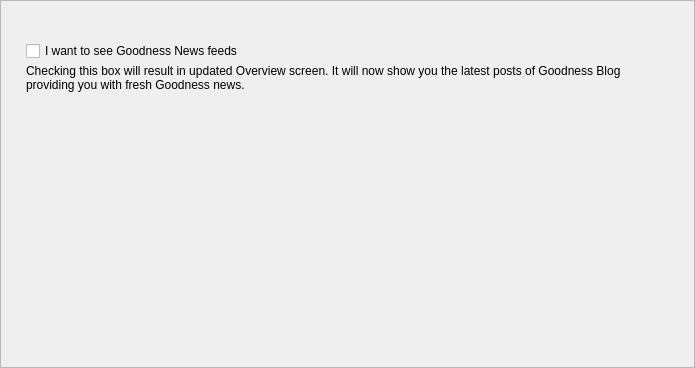
<?xml version="1.0" encoding="UTF-8"?>
<ui version="4.0">
 <class>PrivacyFrame</class>
 <widget class="QFrame" name="PrivacyFrame">
  <property name="geometry">
   <rect>
    <x>0</x>
    <y>0</y>
    <width>695</width>
    <height>368</height>
   </rect>
  </property>
  <property name="windowTitle">
   <string>Frame</string>
  </property>
  <property name="frameShape">
   <enum>QFrame::StyledPanel</enum>
  </property>
  <property name="frameShadow">
   <enum>QFrame::Raised</enum>
  </property>
  <layout class="QVBoxLayout" name="verticalLayout_3">
   <property name="spacing">
    <number>0</number>
   </property>
   <property name="leftMargin">
    <number>25</number>
   </property>
   <property name="topMargin">
    <number>40</number>
   </property>
   <property name="rightMargin">
    <number>49</number>
   </property>
   <item>
    <widget class="QWidget" name="widget_2" native="true">
     <property name="sizePolicy">
      <sizepolicy hsizetype="Preferred" vsizetype="Fixed">
       <horstretch>0</horstretch>
       <verstretch>0</verstretch>
      </sizepolicy>
     </property>
     <property name="minimumSize">
      <size>
       <width>0</width>
       <height>70</height>
      </size>
     </property>
     <property name="maximumSize">
      <size>
       <width>16777215</width>
       <height>70</height>
      </size>
     </property>
     <layout class="QVBoxLayout" name="verticalLayout_2" stretch="0,1">
      <property name="spacing">
       <number>3</number>
      </property>
      <property name="leftMargin">
       <number>0</number>
      </property>
      <property name="topMargin">
       <number>0</number>
      </property>
      <property name="rightMargin">
       <number>0</number>
      </property>
      <property name="bottomMargin">
       <number>0</number>
      </property>
      <item>
       <widget class="QCheckBox" name="m_newsCheck">
        <property name="enabled">
         <bool>true</bool>
        </property>
        <property name="text">
         <string>I want to see Goodness News feeds</string>
        </property>
        <property name="checked">
         <bool>false</bool>
        </property>
       </widget>
      </item>
      <item alignment="Qt::AlignTop">
       <widget class="WalletGui::WalletSmallGrayTextLabel" name="m_embeddedHelperLabel">
        <property name="text">
         <string>Checking this box will result in updated Overview screen. It will now show you the latest posts of Goodness Blog providing you with fresh Goodness news.</string>
        </property>
        <property name="alignment">
         <set>Qt::AlignLeading|Qt::AlignLeft|Qt::AlignTop</set>
        </property>
        <property name="wordWrap">
         <bool>true</bool>
        </property>
        <property name="indent">
         <number>0</number>
        </property>
       </widget>
      </item>
     </layout>
    </widget>
   </item>
   <item>
    <spacer name="verticalSpacer">
     <property name="orientation">
      <enum>Qt::Vertical</enum>
     </property>
     <property name="sizeHint" stdset="0">
      <size>
       <width>20</width>
       <height>171</height>
      </size>
     </property>
    </spacer>
   </item>
  </layout>
 </widget>
 <customwidgets>
  <customwidget>
   <class>WalletGui::WalletSmallGrayTextLabel</class>
   <extends>QLabel</extends>
   <header>Gui/Common/WalletTextLabel.h</header>
  </customwidget>
 </customwidgets>
 <resources/>
 <connections/>
</ui>
